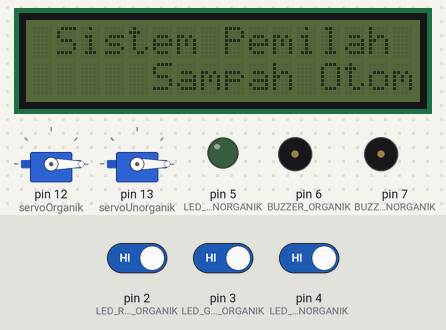
Recording of a sketch running on a simulated Arduino Uno, built with avr-gcc and run on an emulated ATmega328P. Parts: 2 × servo, 16×2 character LCD, output pins drawn as LEDs (lit = HIGH), buzzer (waves = sounding, pin HIGH). The test bench sets the inputs (shaded band); at power-on: pin 4 (LED_RED_UNORGANIK) HIGH, pin 2 (LED_RED_ORGANIK) HIGH, pin 3 (LED_GREEN_ORGANIK) HIGH. What the sketch prints to the serial monitor is not drawn.

Above: at 1.2 s.
1.3 s: pin 4 (LED_RED_UNORGANIK) driven LOW
At 10.5 s:
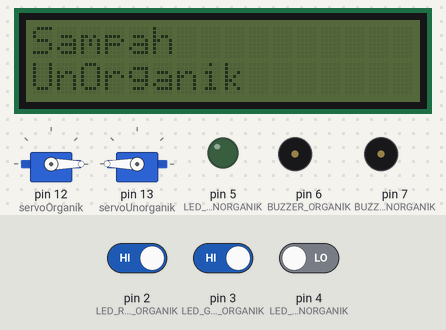
10.6 s: pin 2 (LED_RED_ORGANIK) driven LOW
At 15.1 s:
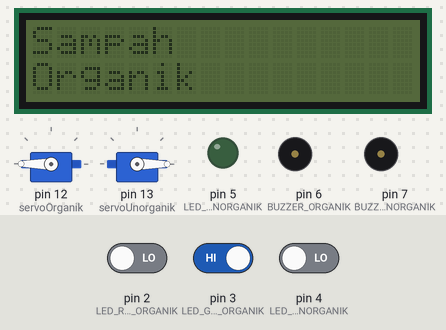
19.6 s: pin 3 (LED_GREEN_ORGANIK) driven LOW
At 23.5 s:
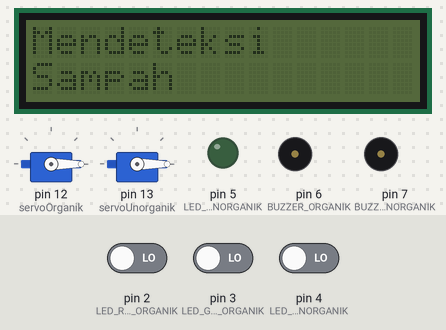
Timing chart, 0 to 34.4 s (numbered marks = the images above; inputs shaded):
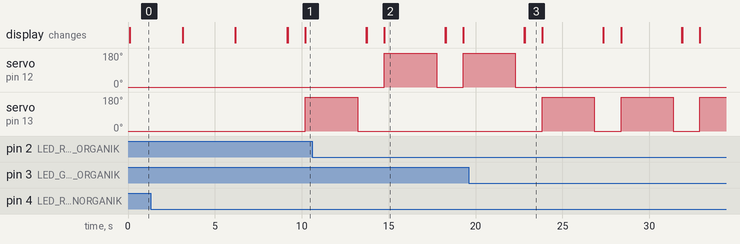

The sketch:

PEMILAH_SAMPAH.ino
```cpp
// Include Library Required
#include <Servo.h>
#include <LiquidCrystal_PCF8574.h>
#include <SoftwareSerial.h>
#include "Wire.h"
// DESCRIPTION VARIABLE Required
#define LED_RED_ORGANIK 2
#define LED_GREEN_ORGANIK 3
#define LED_RED_UNORGANIK 4
#define LED_GREEN_UNORGANIK 5
#define TRIG_PIN_ORGANIK 8
#define ECHO_PIN_ORGANIK 9
#define TRIG_PIN_UNORGANIK 10
#define ECHO_PIN_UNORGANIK 11
const int BUZZER_ORGANIK = 6;
const int BUZZER_UNORGANIK = 7;
const int Servo_Open = 180;
const int Servo_Close = 0;
unsigned int Pro_IND = 2;
unsigned int Pro_KAP = 3;
unsigned int INFRA = 4;
unsigned long duration_organik;
unsigned long cm_organik;
unsigned long duration_unorganik;
unsigned long cm_unorganik;
String data;

// Initialize VARIABLE Required
Servo servoOrganik;
Servo servoUnorganik;
LiquidCrystal_PCF8574 lcd(0x27, 16, 2, 4, 5, 6, 7, 8, 9);
SoftwareSerial nodemcu('D2','D1'); //RX TX

// Variable untuk menyimpan waktu saat iram terakhir
unsigned long previousMillis = 0;

//setup
void setup() {
  // Setup Serial
  Serial.begin(115200);

  // PIN MODE
  pinMode(BUZZER_ORGANIK, OUTPUT);
  pinMode(BUZZER_UNORGANIK, OUTPUT);
  pinMode(LED_RED_ORGANIK, OUTPUT);
  pinMode(LED_GREEN_ORGANIK, OUTPUT);
  pinMode(LED_RED_UNORGANIK, OUTPUT);
  pinMode(LED_GREEN_UNORGANIK, OUTPUT);
  pinMode(TRIG_PIN_ORGANIK, OUTPUT);
  pinMode(ECHO_PIN_ORGANIK, INPUT);
  pinMode(TRIG_PIN_UNORGANIK, OUTPUT);
  pinMode(ECHO_PIN_UNORGANIK, INPUT);
  pinMode(Pro_IND, INPUT);
  pinMode(Pro_KAP, INPUT);
  pinMode(INFRA, INPUT);

  // RESET
  digitalWrite(LED_RED_ORGANIK, LOW);
  digitalWrite(LED_GREEN_ORGANIK, LOW);
  digitalWrite(LED_RED_UNORGANIK, LOW);
  digitalWrite(LED_GREEN_UNORGANIK, LOW);
  servoOrganik.attach(12);
  servoOrganik.write(Servo_Close);
  servoUnorganik.attach(13);
  servoUnorganik.write(Servo_Close);

  // Initialize LCD
  lcd.begin(16, 2);
  lcd.write(254);
  lcd.write(12); // turn on backlight
  lcd.write(254);
  lcd.write(12); // turn off backlight

  // Delay
  delay(10);
}

// START SYSTEMS (LCD)
void welcome() {
  Serial.print("Sistem Pemilah Sampah Aktif");
  Serial.println();
  lcd.setCursor(0, 0);
  lcd.print(" Sistem Pemilah");
  lcd.setCursor(0, 1);
  lcd.print("     Sampah Otomatis    ");
}

  // Fungsi untuk mengirim notifikasi WhatsApp dan mengubah teks pada LCD
void sendNotificationAndUpdateLCD(unsigned long cm, const char* sampahType) {
  // Konversi cm ke centimeter
  String cmString = String(cm) + " cm";

  // Tampilkan teks pada LCD
  lcd.setCursor(0, 0);
  lcd.print("Tinggi Sampah");
  lcd.setCursor(0, 1);
  lcd.print(sampahType);
  lcd.print(" ");
  lcd.print(cmString);

  // Jika sampah penuh atau kosong, kirim notifikasi WhatsApp
  if (cm == 0 || cm >= 26) {
  }
}

// Fungsi cek_tinggi_sampah_organik()
void cek_tinggi_sampah_organik() {
  // ...

  // Hitung tinggi sampah
  unsigned long cm_organik = (duration_organik / 2) / 29.1;

  // Panggil fungsi sendNotificationAndUpdateLCD()
  sendNotificationAndUpdateLCD(cm_organik, "Organik");
}

// Fungsi cek_tinggi_sampah_unorganik()
void cek_tinggi_sampah_unorganik() {
  // ...

  // Hitung tinggi sampah
  unsigned long cm_unorganik = (duration_unorganik / 2) / 29.1;

  // Panggil fungsi sendNotificationAndUpdateLCD()
  sendNotificationAndUpdateLCD(cm_unorganik, "Unorganik");
}
void loop() {
  int sensor_Inductive = digitalRead(Pro_IND);
  int sensor_Capacitive = digitalRead(Pro_KAP);
  int sensor_Infrared = digitalRead(INFRA);

  if (sensor_Capacitive == 0 && sensor_Inductive == 1 && sensor_Infrared == 1) {
    // Welcome and check heights
    welcome();
    delay(1500);
    lcd.clear();
    cek_tinggi_sampah_organik();
    delay(1500);
    lcd.clear();
    cek_tinggi_sampah_unorganik();
    delay(1500);
    lcd.clear();
  } else if (sensor_Inductive == 0 && sensor_Capacitive == 1 && sensor_Infrared == 0) {
    // Organic waste detected
    lcd.setCursor(0, 0);
    lcd.print("Mendeteksi");
    lcd.setCursor(0, 1);
    lcd.print("Sampah Organik");
    delay(1000);
    Serial.println("Sampah Organik Terdeteksi");
    lcd.clear();
    lcd.setCursor(0, 0);
    lcd.print("Sampah");
    lcd.setCursor(0, 1);
    lcd.print("Organik");
    servoOrganik.write(Servo_Open);
    delay(3000);
    servoOrganik.write(Servo_Close);
    delay(500);
    lcd.clear();
  } else if (sensor_Inductive == 1 && sensor_Capacitive == 0 && sensor_Infrared == 1) {
    // Inorganic waste detected
    lcd.setCursor(0, 0);
    lcd.print("Mendeteksi");
    lcd.setCursor(0, 1);
    lcd.print("Sampah UnOrganik");
    delay(1000);
    Serial.println("Sampah UnOrganik Terdeteksi");
    lcd.clear();
    lcd.setCursor(0, 0);
    lcd.print("Sampah");
    lcd.setCursor(0, 1);
    lcd.print("UnOrganik");
    servoUnorganik.write(Servo_Open);
    delay(3000);
    servoUnorganik.write(Servo_Close);
    delay(500);
    lcd.clear();
  } else if (sensor_Infrared == 0) {
    // Infrared sensor alone condition (general detection fallback)
    lcd.setCursor(0, 0);
    lcd.print("Mendeteksi");
    lcd.setCursor(0, 1);
    lcd.print("Sampah");
    delay(1000);
    Serial.println("Sampah UnOrganik Terdeteksi");
    lcd.clear();
    lcd.setCursor(0, 0);
    lcd.print("Sampah");
    lcd.setCursor(0, 1);
    lcd.print("UnOrganik");
    servoUnorganik.write(Servo_Open);
    delay(3000);
    servoUnorganik.write(Servo_Close);
    delay(500);
    lcd.clear();
  } else {
    // Default case, check waste heights
    welcome();
    delay(3000);
    lcd.clear();
    cek_tinggi_sampah_organik();
    delay(3000);
    lcd.clear();
    cek_tinggi_sampah_unorganik();
    delay(3000);
    lcd.clear();
  }
}
```

Measured:
- after the input at 1.3 s, servo on pin 13 (servoUnorganik): 0° → 180° after 8.9 s; the display: first differs from a run without the input after 7.9 s (image 1 shows a later state)
- after the input at 10.6 s, servo on pin 12 (servoOrganik): 0° → 180° after 4.2 s, → 0° 3.0 s later, → 180° 1.5 s later; servo on pin 13 (servoUnorganik): goes on until 13.2 s, then stays 0°; the display: first differs from a run without the input after 3.1 s (image 2 shows a later state)
- after the input at 19.6 s, servo on pin 12 (servoOrganik): goes on until 22.3 s, then stays 0°; servo on pin 13 (servoUnorganik): alternates 180° for 3.0 s and 0° for 1.5 s, starting after 4.2 s; the display: first differs from a run without the input after 3.2 s (image 3)
- what the display in image 2 shows lasts 3.5 s, from 14.8 s to 18.3 s
